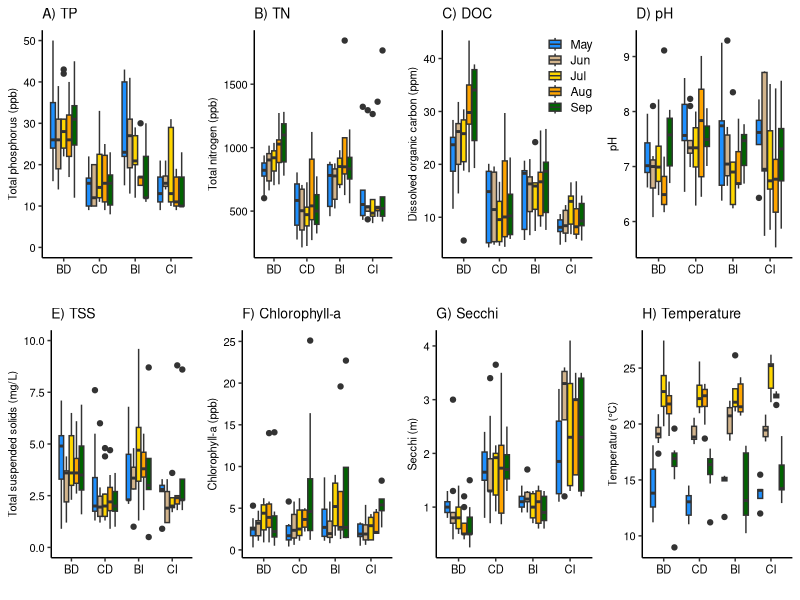
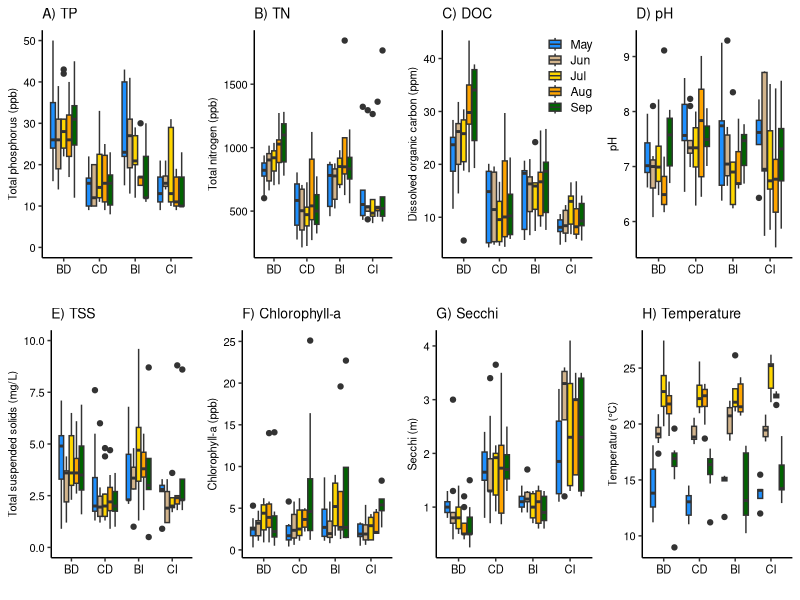

These figures' R source, in order:
############ Boxplots to show seasonal dynamics in fire response ##############
# Date: 2-8-23
# updated: 
# Author: Ian McCullough, immccull@gmail.com
###############################################################################

#### R libraries ####
library(ggplot2)
library(gridExtra)

#### Input data ####
setwd("C:/Users/immcc/Documents/SplashNBurn")

# water quality
waterquality <- read.csv("Data/WaterQuality/combined_lab_field_may_sep.csv") #compiled table

#### Main program ####
## Can we cram multiple grouped boxed plots into multi-panel plot?
waterquality$Month_factor <- as.factor(waterquality$Month_factor)
waterquality$Month_factor <- factor(waterquality$Month_factor,
                                    levels=c("May","Jun","Jul","Aug","Sep"))

waterquality$GroupFac <- as.factor(waterquality$Group)
waterquality$GroupFac <- factor(waterquality$GroupFac,
                                levels=c("Burned_Drainage","Control_Drainage",
                                         "Burned_Isolated","Control_Isolated"),
                                labels=c("Burned_Drainage","Control_Drainage",
                                "Burned_Isolated","Control_Isolated"))

title_font <- 10
month_colors <- c('dodgerblue','tan','gold','orange','darkgreen')

TP_box <- ggplot(waterquality, aes(x = GroupFac, y = TP_ppb, fill = Month_factor)) +
  geom_boxplot() + 
  theme_classic() +
  labs(x = "", y = "Total phosphorus (ppb)")+
  scale_y_continuous(limits=c(0,50))+ #0,50
  scale_fill_manual("Month", values=month_colors)+
  ggtitle("A) TP")+
  theme(legend.position=c('none'),
        plot.title=element_text(size=title_font),
        axis.text.x=element_text(color='black', size=8),
        axis.text.y=element_text(color='black', size=8),
        axis.title.x=element_text(size=8),
        axis.title.y=element_text(size=8),
        legend.background=element_rect(color = 'black', fill = 'white', linetype='solid'))+
  scale_x_discrete(labels=c('BD','CD','BI','CI'))

TN_box <- ggplot(waterquality, aes(x = GroupFac, y = TN_ppb, fill = Month_factor)) +
  geom_boxplot() + 
  theme_classic() +
  labs(x = "", y = "Total nitrogen (ppb)")+
  scale_y_continuous(limits=c())+
  ggtitle("B) TN")+
  scale_fill_manual("Month", values=month_colors)+
  theme(legend.position=c('none'),
        plot.title=element_text(size=title_font),
        axis.text.x=element_text(color='black', size=8),
        axis.text.y=element_text(color='black', size=8),
        axis.title.x=element_text(size=8),
        axis.title.y=element_text(size=8))+
  scale_x_discrete(labels=c('BD','CD','BI','CI'))

DOC_box <- ggplot(waterquality, aes(x = GroupFac, y = DOC_ppm, fill = Month_factor)) +
  geom_boxplot() + 
  theme_classic() +
  labs(x = "", y = "Dissolved organic carbon (ppm)")+ #0,40
  scale_y_continuous(limits=c())+
  ggtitle("C) DOC")+
  scale_fill_manual("Month", values=month_colors)+
  theme(legend.position=c(0.85,0.8), #0.85,0.7
        plot.title=element_text(size=title_font),
        axis.text.x=element_text(color='black', size=8),
        axis.text.y=element_text(color='black', size=8),
        axis.title.x=element_text(size=8),
        axis.title.y=element_text(size=8),
        legend.title=element_blank(),
        legend.key.size=unit(0.4, "cm"),
        legend.margin=margin(c(0.25,0.25,0.25,0.25)))+
        #legend.background=element_rect(color = 'black', fill = 'white', linetype='solid'))+
  scale_x_discrete(labels=c('BD','CD','BI','CI'))

TSS_box <- ggplot(waterquality, aes(x = GroupFac, y = TSS_mgL, fill = Month_factor)) +
  geom_boxplot() + 
  theme_classic() +
  scale_y_continuous(limits=c(0,10))+
  ggtitle("E) TSS")+
  labs(x = "", y = "Total suspended solids (mg/L)")+
  scale_fill_manual("Month", values=month_colors)+
  theme(legend.position=c('none'),
        plot.title=element_text(size=title_font),
        axis.title.x=element_text(size=8),
        axis.title.y=element_text(size=8),
        axis.text.x=element_text(color='black', size=8),
        axis.text.y=element_text(color='black', size=8))+
  scale_x_discrete(labels=c('BD','CD','BI','CI'))

chla_box <- ggplot(waterquality, aes(x = GroupFac, y = Chloro_ppb, fill = Month_factor)) +
  geom_boxplot() + 
  theme_classic() +
  scale_y_continuous(limits=c())+
  ggtitle("F) Chlorophyll-a")+
  labs(x = "", y = "Chlorophyll-a (ppb)")+
  scale_fill_manual("Month", values=month_colors)+
  theme(legend.position=c('none'),
        plot.title=element_text(size=title_font),
        axis.title.x=element_text(size=8),
        axis.title.y=element_text(size=8),
        axis.text.x=element_text(color='black', size=8),
        axis.text.y=element_text(color='black', size=8))+
  scale_x_discrete(labels=c('BD','CD','BI','CI'))

secchi_box <- ggplot(waterquality, aes(x = GroupFac, y = SecchiDepth_m, fill = Month_factor)) +
  geom_boxplot() + 
  theme_classic() +
  scale_y_continuous(limits=c())+
  ggtitle("G) Secchi")+
  labs(x = "", y = "Secchi (m)")+
  scale_fill_manual("Month", values=month_colors)+
  theme(legend.position=c('none'),
        plot.title=element_text(size=title_font),
        axis.title.x=element_text(size=8),
        axis.title.y=element_text(size=8),
        axis.text.x=element_text(color='black', size=8),
        axis.text.y=element_text(color='black', size=8))+
  scale_x_discrete(labels=c('BD','CD','BI','CI'))

pH_box <- ggplot(waterquality, aes(x = GroupFac, y = pH, fill = Month_factor)) +
  geom_boxplot() + 
  theme_classic() +
  scale_y_continuous(limits=c())+
  ggtitle("D) pH")+
  labs(x = "", y = "pH")+
  scale_fill_manual("Month", values=month_colors)+
  theme(legend.position=c('none'),
        plot.title=element_text(size=title_font),
        axis.title.x=element_text(size=8),
        axis.title.y=element_text(size=8),
        axis.text.x=element_text(color='black', size=8),
        axis.text.y=element_text(color='black', size=8))+
  scale_x_discrete(labels=c('BD','CD','BI','CI'))

WaterTemp_box <- ggplot(waterquality, aes(x = GroupFac, y = WaterTemp_C, fill = Month_factor)) +
  geom_boxplot() + 
  theme_classic() +
  scale_y_continuous(limits=c())+
  ggtitle("H) Temperature")+
  labs(x = "", y = "Temperature (°C)")+
  scale_fill_manual("Month", values=month_colors)+
  theme(legend.position=c('none'),
        plot.title=element_text(size=title_font),
        axis.title.x=element_text(size=8),
        axis.title.y=element_text(size=8),
        axis.text.x=element_text(color='black', size=8),
        axis.text.y=element_text(color='black', size=8))+
  scale_x_discrete(labels=c('BD','CD','BI','CI'))

grid.arrange(TP_box, TN_box, DOC_box, pH_box,
             TSS_box, chla_box, secchi_box, WaterTemp_box, nrow=2)

jpeg('Figures/multipanel_month_boxplots.jpeg',width = 8,height = 6,units = 'in',res=600)
  grid.arrange(TP_box, TN_box, DOC_box, pH_box,
               TSS_box, chla_box, secchi_box, WaterTemp_box, nrow=2)
dev.off()
